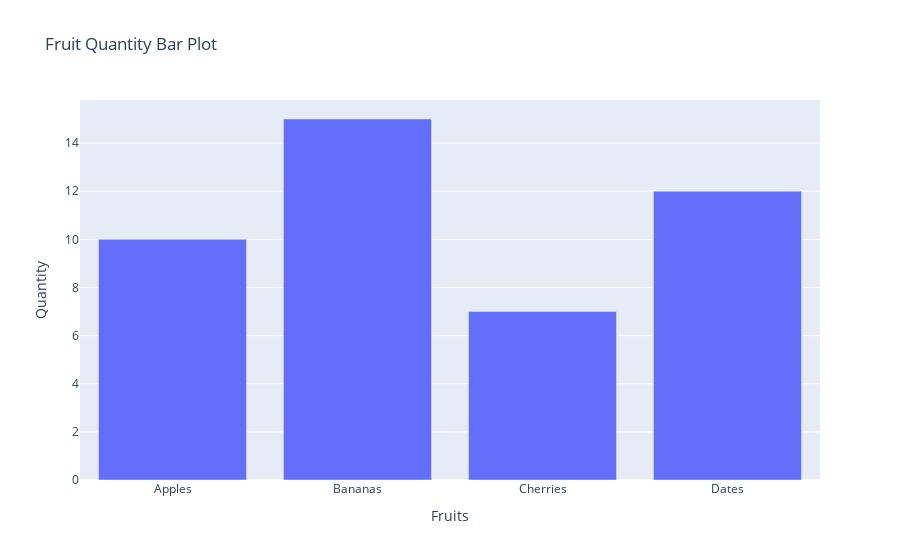

Notebook source saved alongside this figure:
### Code cell
#5. Generate a bar plot using Plotly.

import pandas as pd
import plotly.express as px

data = {'Fruits': ['Apples', 'Bananas', 'Cherries', 'Dates'],
        'Quantity': [10, 15, 7, 12]}
df = pd.DataFrame(data)

fig = px.bar(df, x='Fruits', y='Quantity', title='Fruit Quantity Bar Plot')
fig.show()

### Figure 1 — Plotly figure (JSON) as saved in the notebook; plotly's stock layout.template omitted (floating-point values rounded to 4 significant figures)
{"data": [{"hovertemplate": "Fruits=%{x}<br>Quantity=%{y}<extra></extra>", "legendgroup": "", "marker": {"color": "#636efa", "pattern": {"shape": ""}}, "name": "", "orientation": "v", "showlegend": false, "textposition": "auto", "type": "bar", "x": ["Apples", "Bananas", "Cherries", "Dates"], "xaxis": "x", "y": [10, 15, 7, 12], "yaxis": "y"}], "layout": {"barmode": "relative", "legend": {"tracegroupgap": 0}, "title": {"text": "Fruit Quantity Bar Plot"}, "xaxis": {"anchor": "y", "domain": [0, 1], "title": {"text": "Fruits"}}, "yaxis": {"anchor": "x", "domain": [0, 1], "title": {"text": "Quantity"}}}}
